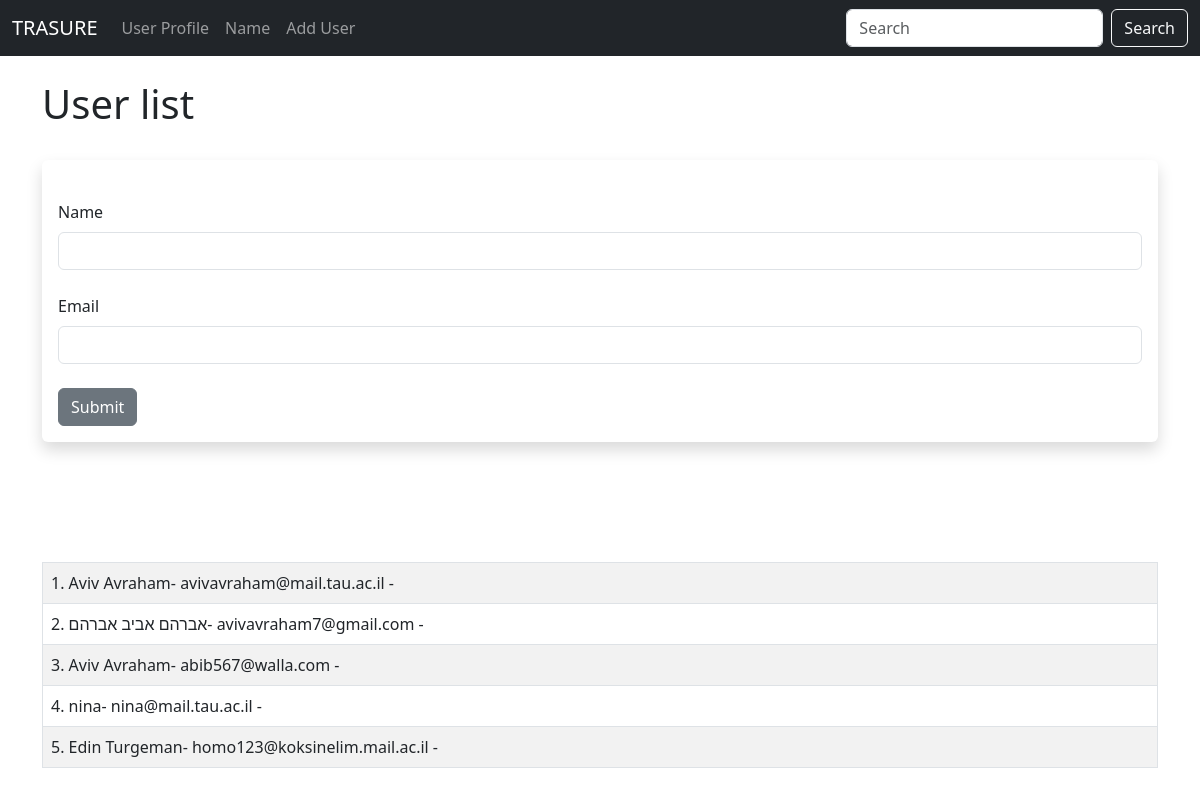
Screenshot of /user/add with the database file from the repository.
### hello.py (models this page shows, shortened)
class Users(db.Model):
    id = db.Column(db.Integer, primary_key=True)
    name = db.Column(db.String(100), nullable=False)
    email = db.Column(db.String(100), nullable=False, unique=True)
    date_added = db.Column(db.DateTime, default=datetime.utcnow())

### hello.py (the view, shortened to what this page needs)
@app.route('/user/add', methods=['GET', 'POST'])
def add_user():
    name = None
    form = UserForm()
    our_users = Users.query.order_by(Users.date_added)
    return render_template("add_user.html",
                           form=form,
                           name=name,
                           our_users=our_users)

### hello.py
class UserForm(FlaskForm):
    name = StringField("Name", validators=[DataRequired()])
    email = StringField("Email", validators=[DataRequired()])
    submit = SubmitField("Submit")

### templates/add_user.html (shortened to what this page needs)
{% extends 'base.html' %}
{% block content %}
    {% if name %}
        <h1>User Added Successfully!</h1>
	<br/><br/>
    <table class="table table-hover table-bordered table-striped">
    {% for our_user in our_users %}
        {{ our_user.id }}. {{ our_user.name }}- {{ our_user.email }}  -
        <br/>
    {% endfor %}
        </table>
        <br/>
    {% else %}
        <h1>User list</h1>
        <br/>
        <div class="shadow p-3 mb-5 bg-body rounded">
        <form method="POST">
            <br/>
            {{ form.name.label(class="form-label") }}
            {{ form.name(class="form-control") }}
            <br/>
            {{ form.email.label(class="form-label") }}
            {{ form.email(class="form-control") }}
            <br/>
            {{ form.submit(class="btn btn-secondary") }}
        </form>
        </div>
        <br/><br/><br/>
    <table class="table table-hover table-bordered table-striped">
    {% for our_user in our_users %}
    <tr>
	<td>
        {{ our_user.id }}. {{ our_user.name }}- {{ our_user.email }}  -
        <br/></td></tr>
    {% endfor %}
    </table>
    {% endif %}
{% endblock %}

### templates/base.html (shortened to what this page needs)
<!doctype html>
<html lang="en">
  <head>
    <link href="https://cdn.jsdelivr.net/npm/bootstrap@5.3.0/dist/css/bootstrap.min.css" rel="stylesheet">
  </head>
  <body>
  {% include 'navbar.html' %}
  <br/>
  <div class="container">
    {% block content %}
    {% endblock %}
  </div>
  </body>
</html>

### templates/navbar.html (shortened to what this page needs)
<nav class="navbar navbar-expand-lg navbar-dark bg-dark">
  <div class="container-fluid">
    <a class="navbar-brand" href="{{url_for('index')}}">TRASURE</a>
    <div class="collapse navbar-collapse" id="navbarSupportedContent">
      <ul class="navbar-nav me-auto mb-2 mb-lg-0">
        <li class="nav-item">
          <a class="nav-link" href="{{ url_for('user',name='Aviv') }}">User Profile</a>
        </li>
        <li class="nav-item">
          <a class="nav-link" href="{{ url_for('name') }}">Name</a>
        </li>
        <li class="nav-item">
          <a class="nav-link" href="{{ url_for('add_user') }}">Add User</a>
        </li>
      </ul>
      <form class="d-flex" role="search">
        <input class="form-control me-2" type="search" placeholder="Search" aria-label="Search">
        <button class="btn btn-outline-light" type="submit">Search</button>
      </form>
    </div>
  </div>
</nav>

### rows the page displays
Users: id "1", name "Aviv Avraham", email "avivavraham@mail.tau.ac.il"
Users: id "2", name "אברהם אביב אברהם", email "avivavraham7@gmail.com"
Users: id "3", name "Aviv Avraham", email "abib567@walla.com"
Users: id "4", name "nina", email "nina@mail.tau.ac.il"
Users: id "5", name "Edin Turgeman", email "homo123@koksinelim.mail.ac.il"
